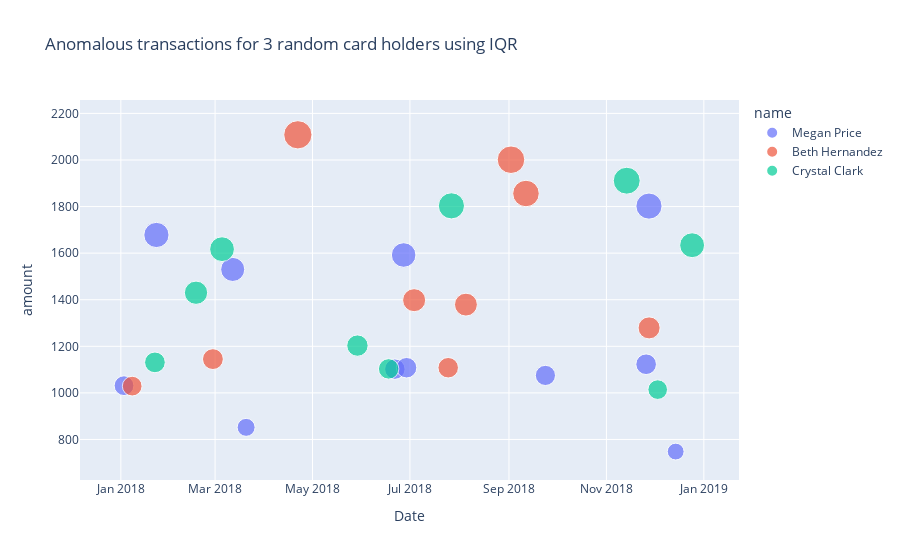

The cell this chart's notebook holds for it:
### Code cell
# find anomalous transactions for 3 random card holders
suspectful_card_holders = outliner_iqr.groupby('id')['amount'].sum().nlargest(3).index.tolist()

anomalous_transactions=outliner.loc[outliner_iqr['id'].isin(suspectful_card_holders)]


px.scatter(anomalous_transactions, x=anomalous_transactions.index, y='amount', color="name",
                 size='amount',labels = {'x':'Date', 'y':'Amount'}, title='Anomalous transactions for 3 random card holders using IQR')

### Figure 1 — Plotly figure (JSON) as saved in the notebook; plotly's stock layout.template omitted (floating-point values rounded to 4 significant figures)
{"data": [{"hovertemplate": "name=Megan Price<br>Date=%{x}<br>amount=%{marker.size}<extra></extra>", "legendgroup": "Megan Price", "marker": {"color": "#636efa", "size": [1031, 1678, 1530, 852, 1102, 1592, 1108, 1075, 1123, 1802, 748], "sizemode": "area", "sizeref": 5.27, "symbol": "circle"}, "mode": "markers", "name": "Megan Price", "showlegend": true, "type": "scatter", "x": ["2018-01-02T23:27:46", "2018-01-23T06:29:37", "2018-03-12T00:44:01", "2018-03-20T10:19:25", "2018-06-21T13:16:25", "2018-06-27T01:27:09", "2018-06-28T21:13:52", "2018-09-23T19:20:23", "2018-11-25T20:44:07", "2018-11-27T15:36:05", "2018-12-14T08:51:41"], "xaxis": "x", "y": [1031, 1678, 1530, 852, 1102, 1592, 1108, 1075, 1123, 1802, 748], "yaxis": "y"}, {"hovertemplate": "name=Beth Hernandez<br>Date=%{x}<br>amount=%{marker.size}<extra></extra>", "legendgroup": "Beth Hernandez", "marker": {"color": "#EF553B", "size": [1029, 1145, 2108, 1398, 1108, 1379, 2001, 1856, 1279], "sizemode": "area", "sizeref": 5.27, "symbol": "circle"}, "mode": "markers", "name": "Beth Hernandez", "showlegend": true, "type": "scatter", "x": ["2018-01-08T02:34:32", "2018-02-27T15:27:32", "2018-04-21T19:41:51", "2018-07-03T14:56:36", "2018-07-24T22:42:00", "2018-08-05T01:06:38", "2018-09-02T06:17:00", "2018-09-11T15:16:47", "2018-11-27T17:20:29"], "xaxis": "x", "y": [1029, 1145, 2108, 1398, 1108, 1379, 2001, 1856, 1279], "yaxis": "y"}, {"hovertemplate": "name=Crystal Clark<br>Date=%{x}<br>amount=%{marker.size}<extra></extra>", "legendgroup": "Crystal Clark", "marker": {"color": "#00cc96", "size": [1131, 1430, 1617.0, 1203, 1103, 1803, 1911, 1014, 1634], "sizemode": "area", "sizeref": 5.27, "symbol": "circle"}, "mode": "markers", "name": "Crystal Clark", "showlegend": true, "type": "scatter", "x": ["2018-01-22T08:07:03", "2018-02-17T01:27:19", "2018-03-05T08:26:08", "2018-05-29T02:55:08", "2018-06-17T15:59:45", "2018-07-26T23:02:51", "2018-11-13T17:07:25", "2018-12-03T02:38:52", "2018-12-24T15:55:06"], "xaxis": "x", "y": [1131, 1430, 1617.0, 1203, 1103, 1803, 1911, 1014, 1634], "yaxis": "y"}], "layout": {"autosize": true, "legend": {"itemsizing": "constant", "title": {"text": "name"}, "tracegroupgap": 0}, "title": {"text": "Anomalous transactions for 3 random card holders using IQR"}, "xaxis": {"anchor": "y", "autorange": true, "domain": [0, 1], "range": ["2017-12-01 15:30:11.6289", "2019-01-28 21:17:08.0095"], "title": {"text": "Date"}, "type": "date"}, "yaxis": {"anchor": "x", "autorange": true, "domain": [0, 1], "range": [604.9, 2291.0], "title": {"text": "amount"}, "type": "linear"}}}
